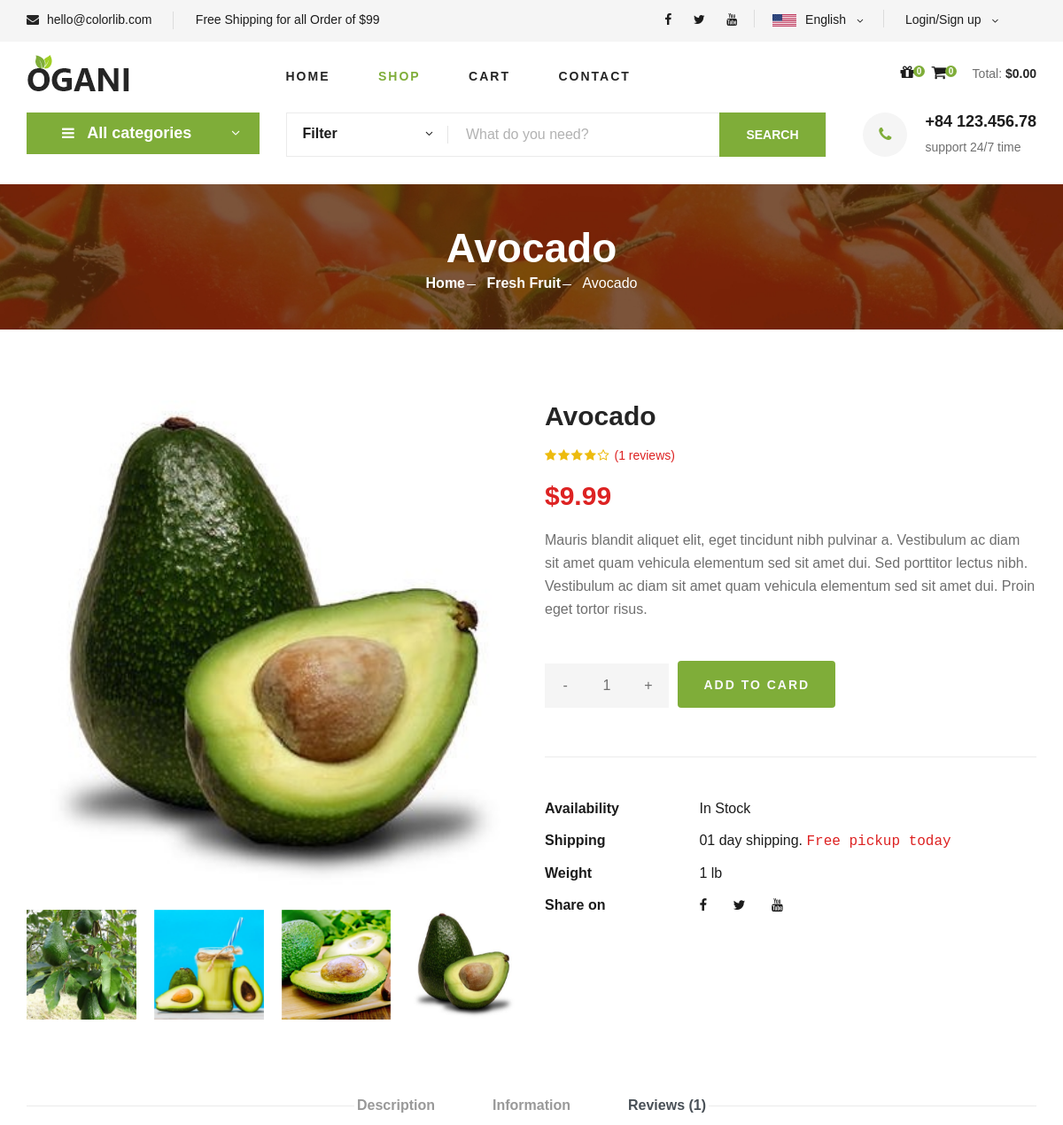
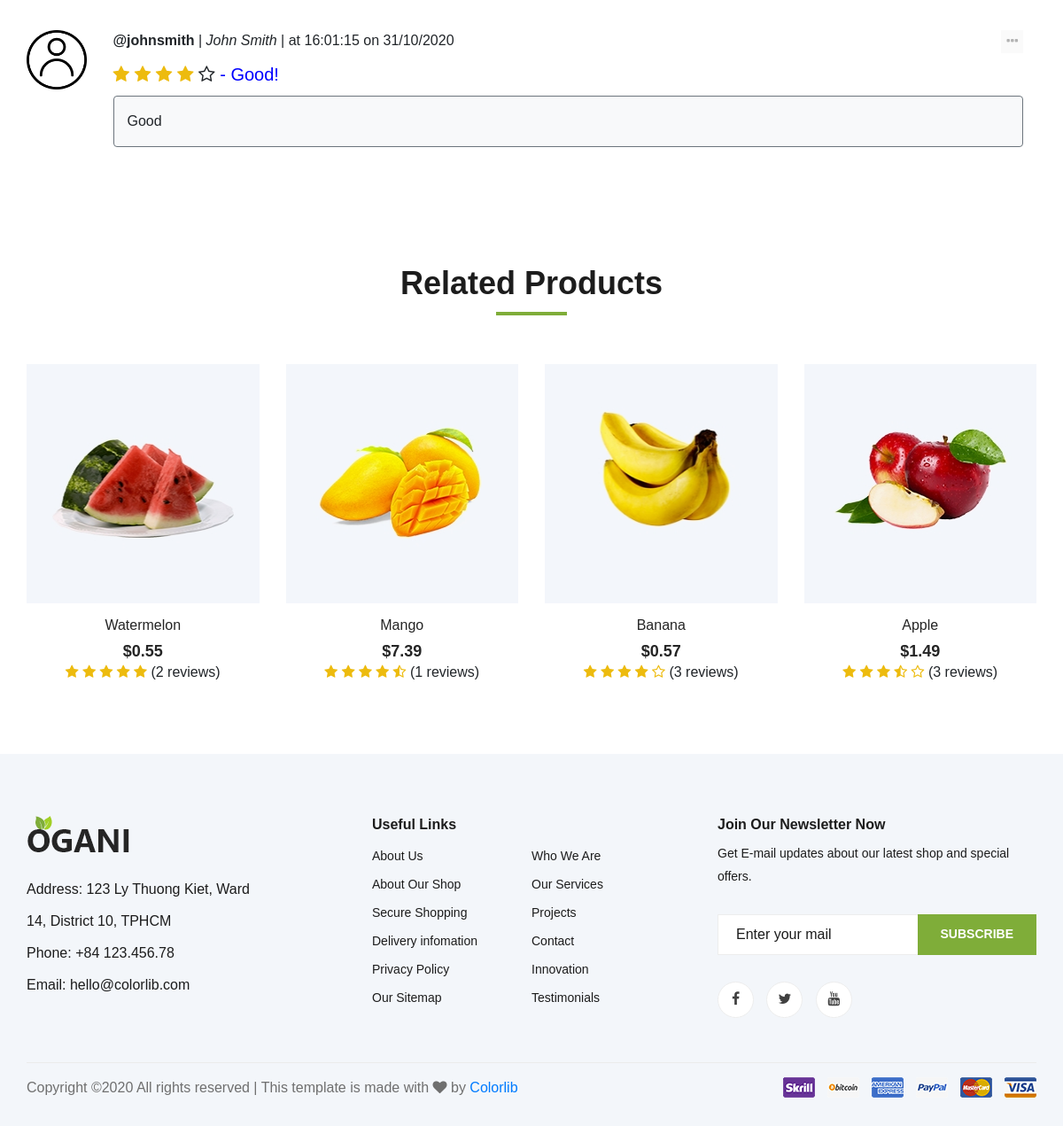
Page /shop/detail/avocado on the committed database (2 pictures, top to bottom).
### tables this page shows
CREATE TABLE `item` (
  `id_item` varchar(100) NOT NULL,
  `name_item` varchar(100) NOT NULL,
  `avatar_item` varchar(500) NOT NULL,
  `detail_item_1` varchar(500) DEFAULT NULL,
  `detail_item_2` varchar(500) DEFAULT NULL,
  `detail_item_3` varchar(500) DEFAULT NULL,
  `description_item` varchar(500) DEFAULT NULL,
  `price_item` float NOT NULL DEFAULT 0,
  `availability_item` tinyint(1) NOT NULL DEFAULT 1,
  `weight_item` float NOT NULL DEFAULT 0,
  `sale_off_item` float NOT NULL DEFAULT 0,
  `featured` tinyint(1) NOT NULL DEFAULT 0,
  `best_seller_item` tinyint(1) NOT NULL DEFAULT 0,
  `date_created_item` datetime DEFAULT NULL,
  `latest_date_updated_item` datetime DEFAULT NULL,
  `category_item` varchar(100) DEFAULT NULL
);

CREATE TABLE `category` (
  `id_category` varchar(100) NOT NULL,
  `name_category` varchar(100) NOT NULL DEFAULT 'Default name',
  `date_created_category` datetime DEFAULT NULL,
  `latest_date_updated_category` datetime DEFAULT NULL
);

CREATE TABLE `rating_user_item` (
  `username_user_rating` varchar(100) NOT NULL,
  `id_item_rating` varchar(100) NOT NULL,
  `rating` int(11) NOT NULL,
  `review` varchar(500) DEFAULT NULL,
  `date_rating` datetime NOT NULL
);

CREATE TABLE `user` (
  `username_user` varchar(100) NOT NULL,
  `password_user` varchar(500) NOT NULL,
  `fname_user` varchar(100) NOT NULL,
  `lname_user` varchar(100) NOT NULL,
  `bday_user` date DEFAULT NULL,
  `avatar_user` varchar(500) DEFAULT NULL,
  `address_user` varchar(500) DEFAULT NULL,
  `phone_user` varchar(100) NOT NULL,
  `email_user` varchar(500) DEFAULT NULL,
  `role_user` int(11) DEFAULT NULL
);

CREATE TABLE `top_item` (
  `id_item_top` varchar(100) NOT NULL,
  `average_rating` float NOT NULL,
  `num_review` int(11) NOT NULL
);

### mvc/views/pages/detail.php (the view, shortened to what the rows shown need)
<section class="breadcrumb-section set-bg" data-setbg="/tmdt_201/public/master1/images/breadcrumb.jpg">
    <div class="container">
        <div class="row">
            <div class="col-lg-12 text-center">
                <div class="breadcrumb__text">
                    <?php $item_object = json_decode($data["item"]); ?>
                    <h2><?php echo $item_object->name_item; ?></h2>
                    <div class="breadcrumb__option">
                        <a href="http://localhost/tmdt_201/home">Home</a>
                        <a href="http://localhost/tmdt_201/shop/category/<?php echo $item_object->category_item; ?>"><?php echo $item_object->name_category; ?></a>
                        <span><?php echo $item_object->name_item; ?></span>
                    </div>
                </div>
            </div>
        </div>
    </div>
</section>
<section class="product-details spad">
    <div class="container">
        <div class="row">
            <div class="col-lg-6 col-md-6">
                <div class="product__details__pic">
                    <div class="product__details__pic__item">
                        <img class="product__details__pic__item--large"
                            src="/tmdt_201/<?php echo $item_object->avatar_item; ?>" alt="<?php echo $item_object->id_item; ?>">
                    </div>
                    <div class="product__details__pic__slider owl-carousel">
                        <img data-imgbigurl="/tmdt_201/<?php echo $item_object->detail_item_1; ?>"
                            src="/tmdt_201/<?php echo $item_object->detail_item_1; ?>" alt="<?php echo $item_object->id_item; ?>">
                        <img data-imgbigurl="/tmdt_201/<?php echo $item_object->detail_item_2; ?>"
                            src="/tmdt_201/<?php echo $item_object->detail_item_2; ?>" alt="detail-1-<?php echo $item_object->id_item; ?>">
                        <img data-imgbigurl="/tmdt_201/<?php echo $item_object->detail_item_3; ?>"
                            src="/tmdt_201/<?php echo $item_object->detail_item_3; ?>" alt="detail-2-<?php echo $item_object->id_item; ?>">
                        <img data-imgbigurl="/tmdt_201/<?php echo $item_object->avatar_item; ?>"
                            src="/tmdt_201/<?php echo $item_object->avatar_item; ?>" alt="detail-3-<?php echo $item_object->id_item; ?>">
                    </div>
                </div>
            </div>
            <div class="col-lg-6 col-md-6">
                <div class="product__details__text">
                    <h3><?php echo $item_object->name_item; ?></h3>
                    <?php $review_list = json_decode($data['review_list']);
                    $size_list = count($review_list);
                    $average_rating = json_decode($data['average_rating']);
                    ?>
                    <div class="product__details__rating">
                        <i class="fa <?php echo (($average_rating > 0 && $average_rating < 0.3) || $average_rating == 0)?'fa-star-o':(($average_rating >= 0.3 && $average_rating < 0.7)?'fa-star-half-o':'fa-star');?>"></i>
                        <i class="fa <?php echo (($average_rating > 1 && $average_rating < 1.3) || $average_rating <= 1)?'fa-star-o':(($average_rating >= 1.3 && $average_rating < 1.7)?'fa-star-half-o':'fa-star');?>"></i>
                        <i class="fa <?php echo (($average_rating > 2 && $average_rating < 2.3) || $average_rating <= 2)?'fa-star-o':(($average_rating >= 2.3 && $average_rating < 2.7)?'fa-star-half-o':'fa-star');?>"></i>
                        <i class="fa <?php echo (($average_rating > 3 && $average_rating < 3.3) || $average_rating <= 3)?'fa-star-o':(($average_rating >= 3.3 && $average_rating < 3.7)?'fa-star-half-o':'fa-star');?>"></i>
                        <i class="fa <?php echo (($average_rating > 4 && $average_rating < 4.3) || $average_rating <= 4)?'fa-star-o':(($average_rating >= 4.3 && $average_rating < 4.7)?'fa-star-half-o':'fa-star');?>"></i>
                        <span>(<?php echo $size_list; ?> reviews)</span>
                    </div>
                    <div class="product__details__price">$<?php echo number_format($item_object->price_item, 2);?></div>
                    <p>Mauris blandit aliquet elit, eget tincidunt nibh pulvinar a. Vestibulum ac diam sit amet quam
                        vehicula elementum sed sit amet dui. Sed porttitor lectus nibh. Vestibulum ac diam sit amet
                        quam vehicula elementum sed sit amet dui. Proin eget tortor risus.</p>
                    <div class="product__details__quantity">
                        <div class="quantity">
                        </div>
                    </div>
                    <button type="button" class="btn primary-btn text-light" id="add-to-card-btn"
                            onclick="SetCart('<?php echo $item_object->id_item; ?>')"
                            data-toggle="modal" data-target="#info-modal">
                        ADD TO CARD
                    </button>
                    <ul>
                        <li><b>Availability</b>
                        </li>
                        <li><b>Shipping</b> <span>01 day shipping. <samp>Free pickup today</samp></span></li>
                        <li><b>Weight</b> <span><?php echo $item_object->weight_item; ?> lb</span></li>
                        <li><b>Share on</b>
                        </li>
                    </ul>
                </div>
            </div>
            <div class="col-lg-12">
                <div class="product__details__tab">
                    <div class="tab-content">
                        <div class="tab-pane active" id="tabs-3" role="tabpanel">
                            <div class="product__details__tab__desc">
                                <?php
                                for($row = 0; $row < $size_list; $row++){
                                    $id_review = $review_list[$row]->username_user_rating." ".
                                    $review_list[$row]->id_item_rating." ".
                                    $review_list[$row]->date_rating;
                                    $id_review = str_replace(' ', '-', $id_review);
                                    $level_rating = "level-rating-".$id_review;
                                    $comment = "comment-".$id_review;
                                    $rating = $review_list[$row]->rating;
                                    $level_rating_content = '';
                                    $level_rating_color = '';
                                    switch($rating){
                                        case 4:
                                            $level_rating_content = " - Good!";
                                            $level_rating_color = "blue";
                                            break;
                                }
                                ?>
                                <div class="row mb-4">
                                    <div class="col-3 col-md-2 col-lg-1">
                                        <img src="/tmdt_201/<?php echo $review_list[$row]->avatar_user;?>"
                                            alt="<?php echo $review_list[$row]->username_user_rating;?>">
                                    </div>
                                    <div class="col-9 col-md-10 col-lg-11">
                                        <div class="container pl-0 mb-2">
                                            <div class="row">
                                                <div class="col-10">
                                                    <?php echo "<b>@".$review_list[$row]->username_user_rating."</b> | <i>".
                                                    $review_list[$row]->fname_user." ".$review_list[$row]->lname_user."</i> | ".
                                                    date_format(date_create($review_list[$row]->date_rating), '\a\t H:i:s \o\n d/m/Y');
                                                    ?>
                                                </div>
                                                <div class="col-2" style="text-align: right;">
                                                    <?php
                                                    $disabled = '';
                                                    if(!isset($_SESSION['username']) ||
                                                        (isset($_SESSION['username'])
                                                        && $_SESSION['username'] != $review_list[$row]->username_user_rating)){
                                                            $disabled = 'disabled';
                                                        }
                                                    ?>
                                                    <button class="border-0 review-option" data-toggle="dropdown" <?php echo $disabled;?>>
                                                        <i class="fa fa-ellipsis-h"></i>
                                                    </button>
                                                </div>
                                            </div>
                                        </div>
                                        <div class="container pl-0 mb-2">
                                            <div class="row">
                                                <div class="col-lg-12">
                                                    <div class="star-rating-disabled mb-2">
                                                        <span class="fa <?php echo $rating > 0?'fa-star':'fa-star-o';?>" data-rating="1"></span>
                                                        <span class="fa <?php echo $rating > 1?'fa-star':'fa-star-o';?>" data-rating="2"></span>
                                                        <span class="fa <?php echo $rating > 2?'fa-star':'fa-star-o';?>" data-rating="3"></span>
                                                        <span class="fa <?php echo $rating > 3?'fa-star':'fa-star-o';?>" data-rating="4"></span>
                                                        <span class="fa <?php echo $rating > 4?'fa-star':'fa-star-o';?>" data-rating="5"></span>
                                                        <span class="level-rating-disabled" id="<?php echo $level_rating;?>" style="color: <?php echo $level_rating_color;?>;">
                                                            <?php echo $level_rating_content;?>
                                                        </span>
                                                    </div>
                                                    <div class="container py-3 bg-light border border-secondary rounded" id="<?php echo $comment;?>">
                                                    <?php echo $review_list[$row]->review == ''?'<i>No comment.</i>':$review_list[$row]->review;?>
                                                    </div>
                                                </div>
                                            </div>
                                        </div>
                                    </div>
                                </div>
                                <?php }
                                ?>
                            </div>
                        </div>
                    </div>
                </div>
            </div>
        </div>
    </div>
</section>
<section class="related-product">
    <div class="container">
        <div class="row">
            <div class="col-lg-12">
                <div class="section-title related__product__title">
                    <h2>Related Products</h2>
                </div>
            </div>
        </div>
        <div class="row">
            <?php $related_item_list = json_decode($data['related_item_list']);
            $size_list = count($related_item_list);
            if($size_list == 0){
            ?>
            <h4 class="font-italic mx-auto">There is no any related products.</h4>
            <?php }
            else{
                for($row = 0; $row < $size_list; $row++){
            ?>
            <div class="col-lg-3 col-md-4 col-sm-6">
                <div class="product__item">
                    <div class="product__item__pic set-bg" data-setbg="/tmdt_201/<?php echo $related_item_list[$row]->avatar_item; ?>">
                    </div>
                    <div class="product__item__text">
                        <h6>
                            <a href="http://localhost/tmdt_201/shop/detail/<?php echo $related_item_list[$row]->id_item;?>" class="language-option">
                                <?php echo $related_item_list[$row]->name_item;?>
                            </a>
                        </h6>
                        <h5>$<?php echo $related_item_list[$row]->price_item;?></h5>
                        <div>
                            <?php $average_rating = $related_item_list[$row]->average_rating;?>
                            <i style="color: #EDBB0E;" class="fa <?php echo (($average_rating > 0 && $average_rating < 0.3) || $average_rating == 0)?'fa-star-o':(($average_rating >= 0.3 && $average_rating < 0.7)?'fa-star-half-o':'fa-star');?>"></i>
                            <i style="color: #EDBB0E;" class="fa <?php echo (($average_rating > 1 && $average_rating < 1.3) || $average_rating <= 1)?'fa-star-o':(($average_rating >= 1.3 && $average_rating < 1.7)?'fa-star-half-o':'fa-star');?>"></i>
                            <i style="color: #EDBB0E;" class="fa <?php echo (($average_rating > 2 && $average_rating < 2.3) || $average_rating <= 2)?'fa-star-o':(($average_rating >= 2.3 && $average_rating < 2.7)?'fa-star-half-o':'fa-star');?>"></i>
                            <i style="color: #EDBB0E;" class="fa <?php echo (($average_rating > 3 && $average_rating < 3.3) || $average_rating <= 3)?'fa-star-o':(($average_rating >= 3.3 && $average_rating < 3.7)?'fa-star-half-o':'fa-star');?>"></i>
                            <i style="color: #EDBB0E;" class="fa <?php echo (($average_rating > 4 && $average_rating < 4.3) || $average_rating <= 4)?'fa-star-o':(($average_rating >= 4.3 && $average_rating < 4.7)?'fa-star-half-o':'fa-star');?>"></i>
                            <span>(<?php echo $related_item_list[$row]->num_review;?> reviews)</span>
                        </div>
                    </div>
                </div>
            </div>
            <?php }}?>
        </div>
    </div>
</section>

### rows in the picture
item: name_item "Avocado", category_item.name_category "Fresh Fruit", avatar_item+id_item (picture), detail_item_1+id_item (picture), detail_item_2+id_item (picture), detail_item_3+id_item (picture), price_item "9.99", weight_item "1"
rating_user_item: username_user_rating.avatar_user (placeholder picture), username_user_rating "johnsmith", username_user_rating.fname_user "John", username_user_rating.lname_user "Smith", date_rating "at 16:01:15 on 31/10/2020", rating "- Good!", review "Good"
top_item: shows a picture, id_item_top.name_item "Watermelon", id_item_top.price_item "0.55", average_rating 5 (drawn), num_review "2"
top_item: shows a picture, id_item_top.name_item "Mango", id_item_top.price_item "7.39", average_rating 4.5 (drawn), num_review "1"
top_item: shows a picture, id_item_top.name_item "Banana", id_item_top.price_item "0.57", average_rating 4 (drawn), num_review "3"
top_item: shows a picture, id_item_top.name_item "Apple", id_item_top.price_item "1.49", average_rating 3.33333 (drawn), num_review "3"

### other values in the picture
json_decode($data['total']) "0.00"
$size_list "1"
